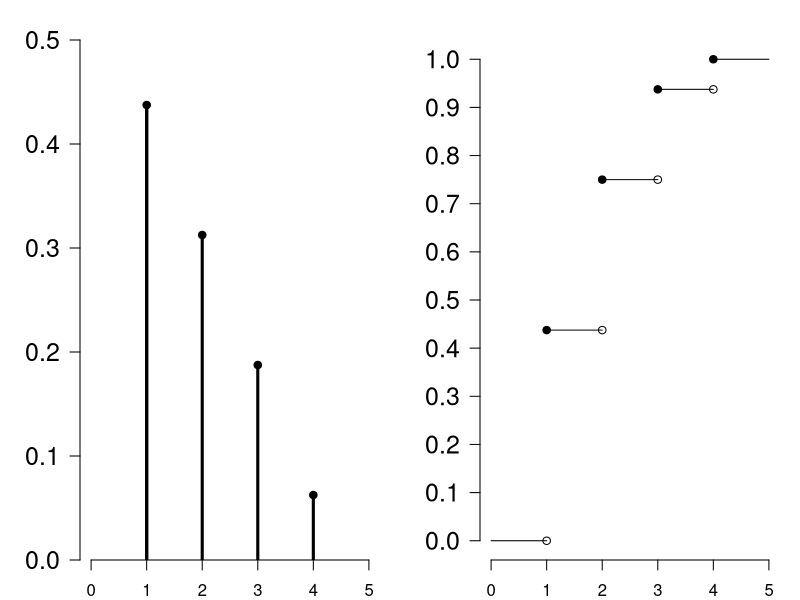

Write the R code that produced this figure.
discrete_pmf <- function(x, p, xlim = c(min(x) - 1, max(x) + 1), label = "", add_mean = FALSE){
  plot(x, p,
       pch = 19,
       cex = 1,
       xlab = "",
       ylab = "",
       main = "",
       ylim = c(0, 0.5),
       yaxs = "i",
       yaxt = "n",
       xlim = xlim,
       xaxt = "n",
       bty = "n"
  )
  segments(x,
           rep(0, length(x) + 1),
           x1 = x,
           y1 = p,
           lwd = 3
  )
  axis(1, at = floor(xlim[1]):ceiling(xlim[2]), cex.axis = 1)
  axis(2, at = seq(0, 1, length.out = 11), las = 1, cex.axis = 1.5)
  legend("topright", label, bty = "n", cex = 3)
  if(add_mean == TRUE){
    mtext("E(X)", side = 1, at = sum(x * p), col = "red", line = 2)
  }
}

discrete_cdf <- function(x, p, xlim = c(min(x) - 1, max(x) + 1), label = ""){
  closeddot = cumsum(p)
  opencircle = c(0, closeddot[1:length(x)-1])
  plot(x, closeddot, pch = 19, cex = 1,
       ylim = c(0, 1),
       ylab = "", main = "", xlab = "",
       yaxt = "n",
       xlim = xlim,
       xaxt = "n",
       #yaxs = "i", 
       bty = "n")
  points(x, opencircle, cex = 1)
  segments(c(xlim[1], x), c(0, closeddot), c(x, xlim[2]), c(0, closeddot), lwd = 1)
  axis(1, at = floor(xlim[1]):ceiling(xlim[2]), cex.axis = 1)
  axis(2, at = seq(0, 1, length.out = 11), las = 1, cex.axis = 1.5)
  legend("bottomright", label, bty = "n", cex = 3)
}


par(mfrow = c(1, 2), mar = c(2, 4, 2, 1))

discrete_pmf(1:4, c(7, 5, 3, 1) / 16)
discrete_cdf(1:4, c(7, 5, 3, 1) / 16)
